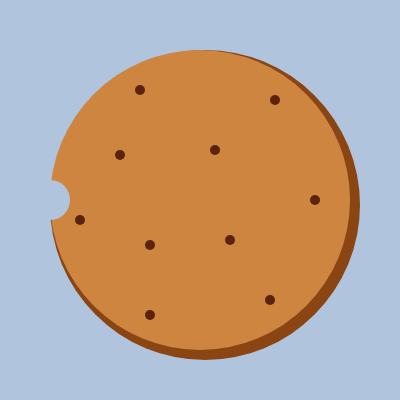
Frame 1 (no input)
Frame 60 (no input): identical to frame 1, image omitted
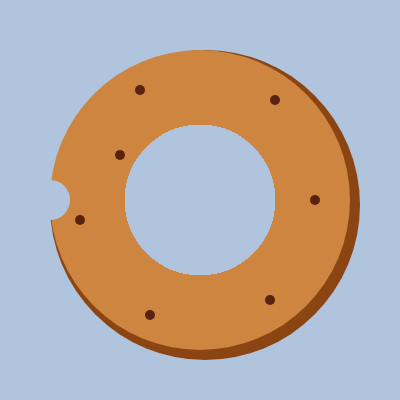
Frame 120 (the mouse pressed at the canvas centre since frame 60)

The p5.js sketch that drew these frames (run headless with seeded random() and noise() and a simulated clock; from frame 60 on, the mouse is pressed at the canvas centre):

// p5.js sketch
// ── sketch.js
function setup() {
  noStroke();
  createCanvas(400, 400);
  background(176, 196, 222);//lightSteelBlue
  fill(139, 69, 19);//saddleBrown
  ellipse(205, 205, 310,310);
  fill(205, 133, 63);//peru
  ellipse(200, 200, 300, 300);
  fill(90, 35, 15);
  
  ellipse(140, 90, 10, 10);
  ellipse(215, 150 , 10, 10);
  ellipse(275, 100 , 10, 10);
  ellipse(315, 200 , 10, 10);
  ellipse(270, 300 , 10, 10);
  ellipse(230, 240 , 10, 10);
  ellipse(150, 315 , 10, 10);
  ellipse(150, 245 , 10, 10);
  ellipse(80, 220 , 10, 10);
  ellipse(120, 155, 10, 10);  
  fill (176, 196, 222);//lightSteelBlue
  ellipse(50, 200, 40, 40);    
}
function draw() {
  if (mouseIsPressed)
  ellipse(mouseX, mouseY, 150, 150);

}
